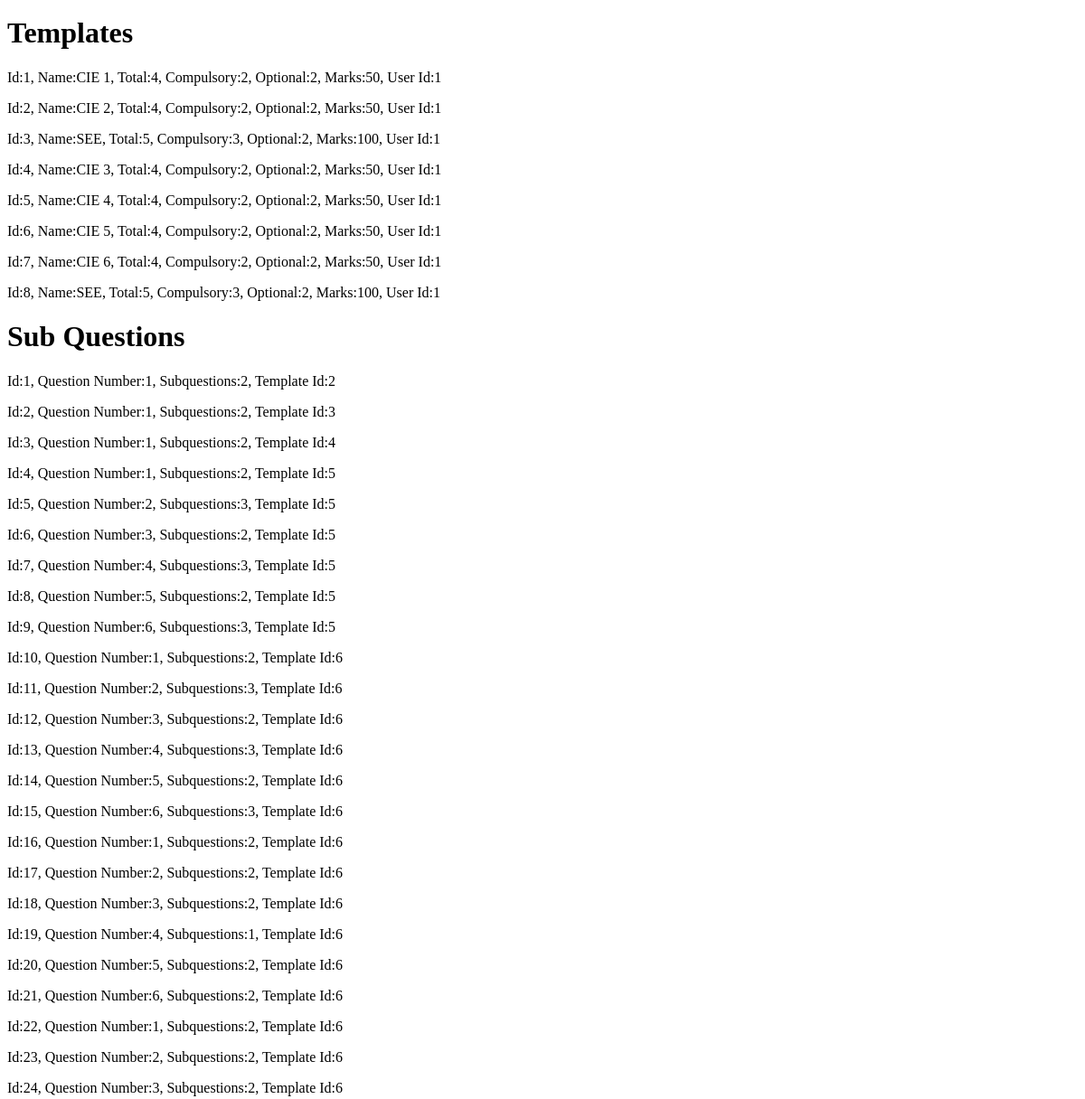
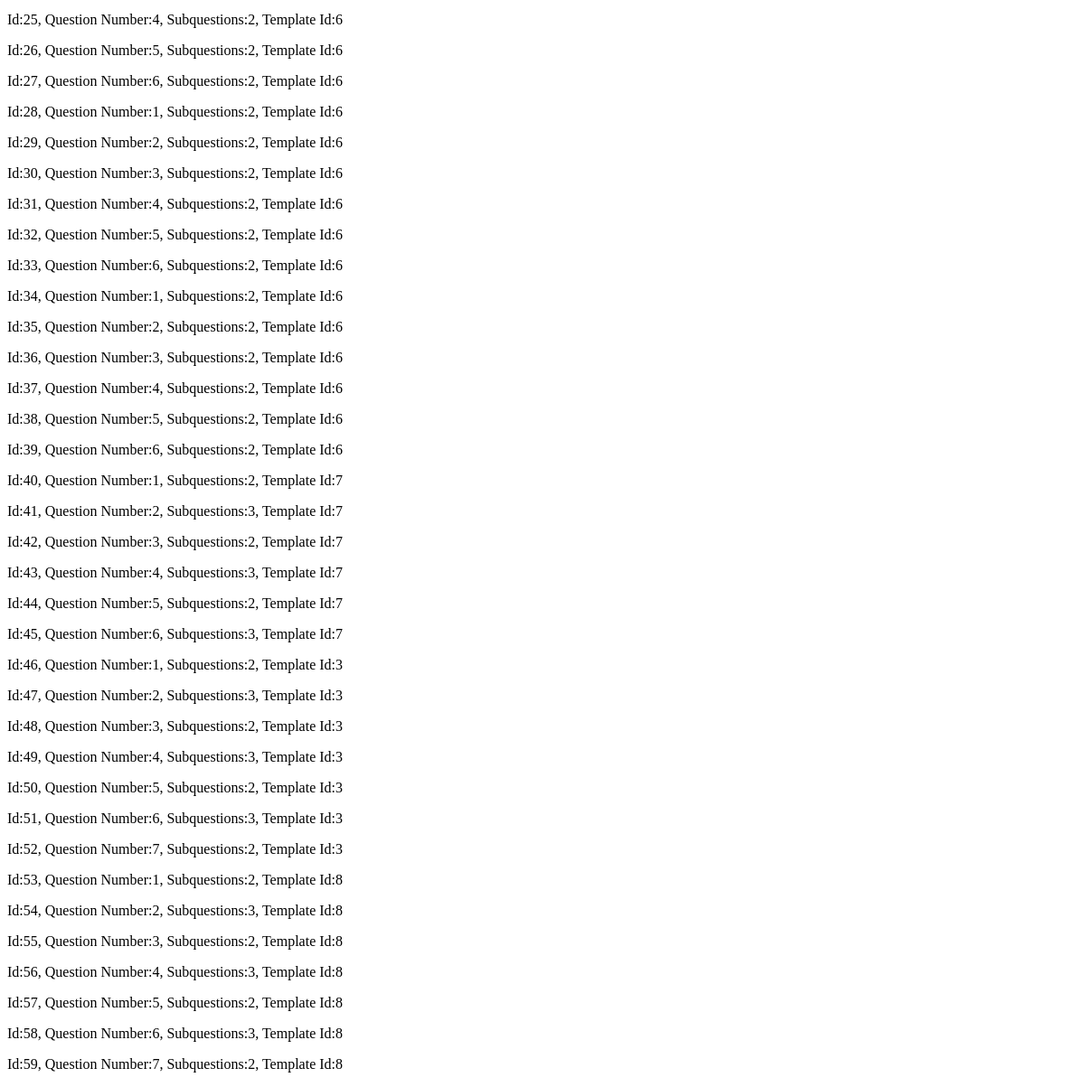
The page /database (lower part) on the database as committed earlier (2 pictures, top to bottom).
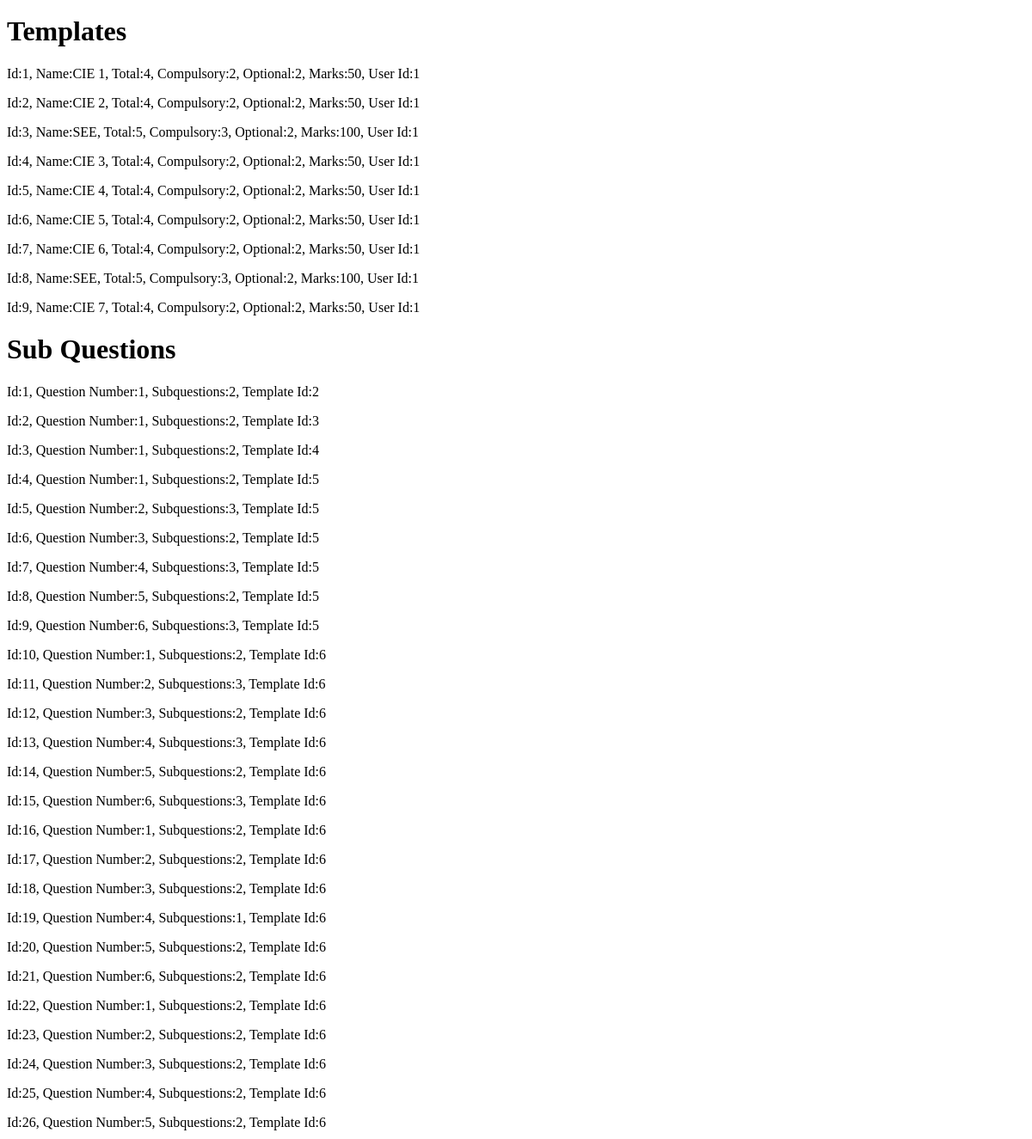
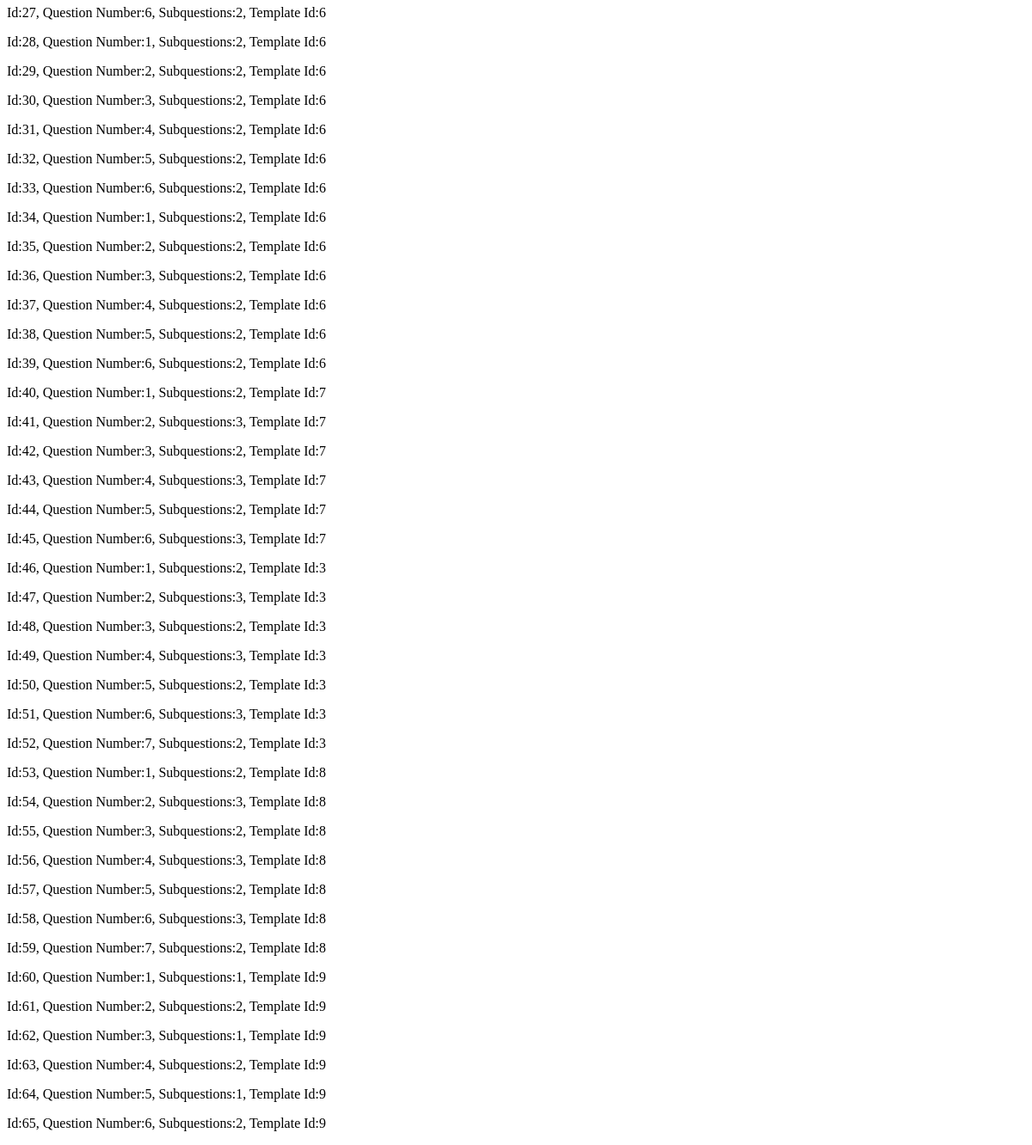
The same page on the database as committed later (2 pictures, top to bottom).
### website/models.py (models this page shows)
class Template(db.Model):
    id = db.Column(db.Integer, primary_key=True)
    name = db.Column(db.String(100))
    totalQ = db.Column(db.Integer)
    compulsoryQ = db.Column(db.Integer)
    optionalQ = db.Column(db.Integer)
    marks = db.Column(db.Integer)
    user_id = db.Column(db.Integer, db.ForeignKey('user.id'))
    subquestions = db.relationship('Subquestion')

class Subquestion(db.Model):
    id = db.Column(db.Integer, primary_key=True)
    question_number = db.Column(db.Integer)
    subquestions = db.Column(db.Integer)
    template_id = db.Column(db.Integer, db.ForeignKey('template.id'))

### website/auth.py (the view)
@auth.route('/database', methods=['GET', 'POST'])
def database():
    return render_template("database.html", users=User.query.all(), sems=Semester.query.all(), subs=Subject.query.all(), mods=Module.query.all(), ques=Question.query.all(), temps=Template.query.all(), subques=Subquestion.query.all())

### website/templates/database.html (shortened to what this page needs)
<h1>Templates</h1>
{% for temp in temps %}
<p>
  Id:{{temp.id}}, Name:{{temp.name}}, Total:{{temp.totalQ}},
  Compulsory:{{temp.compulsoryQ}}, Optional:{{temp.optionalQ}},
  Marks:{{temp.marks}}, User Id:{{temp.user_id}}
</p>
{% endfor %}
<h1>Sub Questions</h1>
{% for subque in subques %}
<p>
  Id:{{subque.id}}, Question Number:{{subque.question_number}},
  Subquestions:{{subque.subquestions}}, Template Id:{{subque.template_id}}
</p>
{% endfor %}

Rows that differ between the two databases and show on the page:
added Template: id "9", name "CIE 7", totalQ "4", compulsoryQ "2", optionalQ "2", marks "50", user_id "1"
added Subquestion: id "60", question_number "1", subquestions "1", template_id "9"
added Subquestion: id "61", question_number "2", subquestions "2", template_id "9"
added Subquestion: id "62", question_number "3", subquestions "1", template_id "9"
added Subquestion: id "63", question_number "4", subquestions "2", template_id "9"
added Subquestion: id "64", question_number "5", subquestions "1", template_id "9"
added Subquestion: id "65", question_number "6", subquestions "2", template_id "9"
